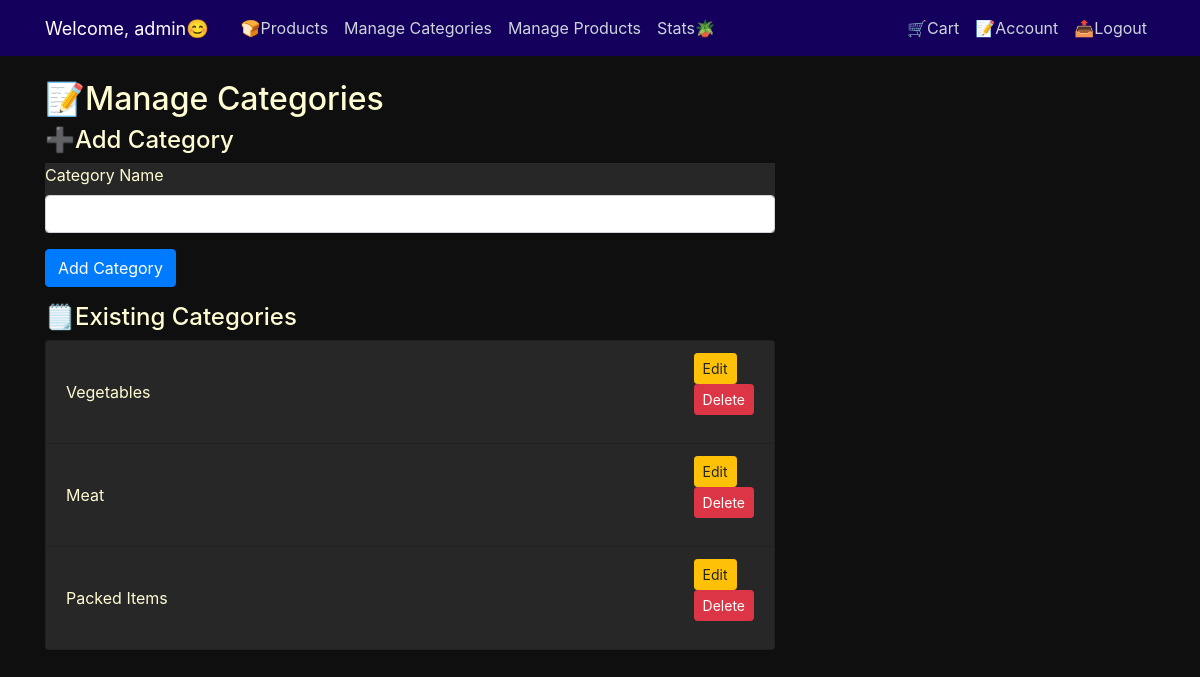
Page /manage_categories (signed in) on the earlier database version.
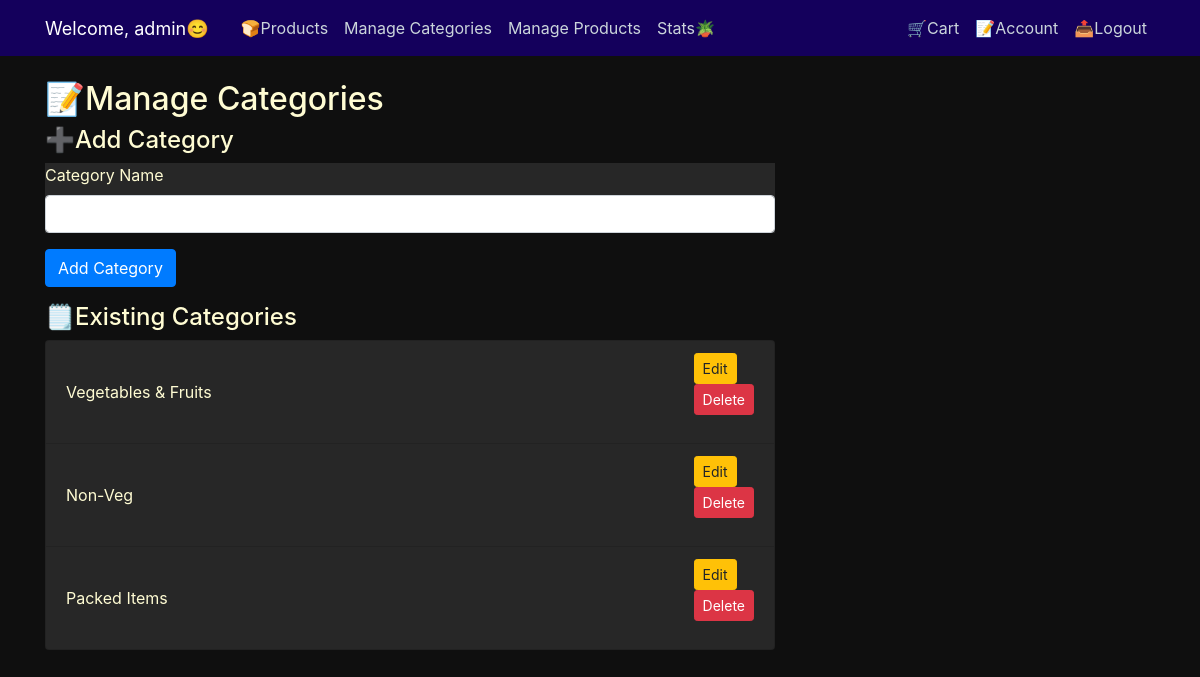
Same page on the later database version.
### GroceryStore/models.py (models this page shows, shortened)
class User(db.Model, UserMixin):
    id = db.Column(db.Integer, primary_key=True)
    username = db.Column(db.String(20), unique=True, nullable=False)
    email = db.Column(db.String(120), unique=True, nullable=False)
    image_file = db.Column(db.String(20), nullable=False, default='default.jpg')
    password = db.Column(db.String(20), nullable=False)
    is_admin = db.Column(db.Boolean, default=False)
    orders = relationship('Orders', back_populates='user')
    purchases = db.relationship('Product', secondary=purchases, backref='buyers', lazy='dynamic')

class Category(db.Model):
    id = db.Column(db.Integer, primary_key=True)
    name = db.Column(db.String(50), unique=True, nullable=False)

### GroceryStore/routes.py (the view)
@app.route("/manage_categories", methods=['GET', 'POST'])
@login_required
def manage_categories():
    if not current_user.is_admin:
        flash("You don't have permission to access this page.", 'danger')
        return redirect(url_for('login'))
    form = CategoryForm()
    if form.validate_on_submit():
        new_category = Category(name=form.name.data)
        db.session.add(new_category)
        db.session.commit()
        flash('Category added successfully!', 'success')
        return redirect(url_for('manage_categories'))
    categories = Category.query.all()
    return render_template("categories.html", form=form, categories=categories, title='Manage Categories')

### GroceryStore/forms.py
class CategoryForm(FlaskForm):
    name = StringField('Category Name', validators=[DataRequired(), Length(max=50)])
    submit = SubmitField('Submit')

### GroceryStore/models.py (called while the page is built)
@login_manager.user_loader
def load_user(user_id):
    return User.query.get(int(user_id))

### GroceryStore/templates/categories.html (shortened to what this page needs)
{% extends "layout.html" %}
{% block content %}
  <h2>📝Manage Categories</h2>
  <h4>➕Add Category</h4>
  <form method="POST" action="{{ url_for('add_category') }}">
    <div class="form-group">
      {{ form.name.label }}
      {{ form.name(class="form-control") }}
    </div>
    <button type="submit" class="btn btn-primary">Add Category</button>
  </form>
  <h4>🗒️Existing Categories</h4>
  <ul class="list-group">
    {% for category in categories %}
      <li class="list-group-item d-flex justify-content-between align-items-center">
        {{ category.name }}
        <div>
          <a href="{{ url_for('edit_category', category_id=category.id) }}" class="btn btn-sm btn-warning">Edit</a>
          <form method="POST" action="{{ url_for('delete_category', category_id=category.id) }}">
            <button type="submit" class="btn btn-sm btn-danger">Delete</button>
          </form>
        </div>
      </li>
    {% endfor %}
  </ul>
{% endblock %}

### GroceryStore/templates/layout.html (shortened to what this page needs)
<html>
    <head>
        <link rel="stylesheet" href="https://cdn.jsdelivr.net/npm/bootstrap@4.0.0/dist/css/bootstrap.min.css">
        <link rel="stylesheet" type="text/css" href="{{ url_for('static', filename='main.css') }}">
    </head>
    <body>
        <header class="site-header">
          <nav class="navbar navbar-expand-md navbar-dark bg-steel fixed-top">
            <div class="container">
              <a class="navbar-brand mr-4" style="color: #ffffff; font-size: 18px;">Welcome, {{ current_user.username }}😊</a>
                <div class="collapse navbar-collapse" id="navbarToggle">
                  <div class="navbar-nav mr-auto">
                      {% if current_user.is_authenticated %}
                      <a class="nav-item nav-link mx-auto" href="/user_products">🍞Products</a>
                          {% if current_user.is_admin %}
                              <a class="nav-item nav-link" href="{{ url_for('manage_categories') }}">Manage Categories</a>
                              <a class="nav-item nav-link" href="{{ url_for('manage_products') }}">Manage Products</a>
                              <a class="nav-item nav-link" href="{{ url_for('stats') }}">Stats🪴</a>
                          {% else %}
                              <a class="nav-item nav-link" href="{{ url_for('search') }}">🔍Search</a>
                          {% endif %}
                      {% endif %}
                  </div>
                  <div class="navbar-nav">
                      {% if current_user.is_authenticated %}
                          <a class="nav-item nav-link" href="{{ url_for('cart') }}">🛒Cart</a>
                          <a class="nav-item nav-link" href="{{ url_for('account') }}">📝Account</a>
                          <a class="nav-item nav-link" href="{{ url_for('logout') }}">📤Logout</a>
                      {% else %}
                          <a class="nav-item nav-link" href="{{ url_for('login') }}">Login</a>
                          <a class="nav-item nav-link" href="{{ url_for('register') }}">Register</a>
                      {% endif %}
                  </div>
              </div>
            </div>
          </nav>
        </header>
        <main role="main" class="container">
            <div class="row">
              <div class="col-md-8">
                {% block content %}{% endblock %}
              </div>
            </div>
        </main>
    </body>
</html>

### GroceryStore/static/main.css (style rules this page uses)
body { background: #0f0f0f; color: #333333; margin-top: 5rem; }
h1, h2, h3, h4, h5, h6, p { color: #fffcd3; }
.form-group { background: #272727; color: #fffcd3; }
.list-group-item { background: #272727; color: #fffcd3; }
.bg-steel { background-color: #0070c0; }
.site-header .navbar-nav .nav-link { color: #cbd5db; }
.navbar { background: #14005c; }

Differences in the rows shown:
changed Category: name "Vegetables" → "Vegetables & Fruits"
changed Category: name "Meat" → "Non-Veg"
